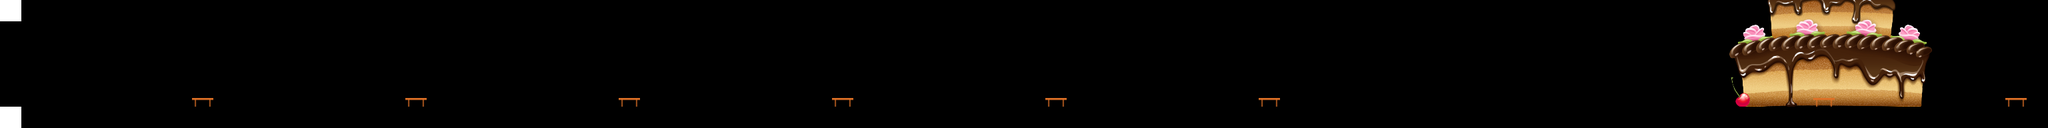

A level layout from a 2D game, rendered from its tile map. Below: a short description, then the map file with tile-grid data replaced by summaries:
An orthogonal 96x6 tile map with 32x32 px tiles, 1 tile layer (Furniture), 2 image layers and 1 object.

<map version="1.9" tiledversion="1.9.2" orientation="orthogonal" renderorder="right-up" width="96" height="6" tilewidth="32" tileheight="32" infinite="0" nextlayerid="7" nextobjectid="3">
 <tileset firstgid="1" source="Furniture.tsx" />
 <imagelayer id="2" name="Background" tintcolor="#314e7a" repeatx="1" repeaty="1">
  <image source="assets/images/background/white.jpg" width="32" height="32" />
 </imagelayer>
 <imagelayer id="3" name="Floor" offsetx="0" offsety="160" repeatx="1">
  <image source="assets/images/background/white.jpg" width="32" height="32" />
 </imagelayer>
 <layer id="4" name="Furniture" width="96" height="6">
  <data>[576 cells, 9 non-empty, 2 distinct tile ids]</data>
 </layer>
 <objectgroup id="5" name="Collision">
  <object id="1" x="0" y="160" width="2048" height="32" />
 </objectgroup>
 <objectgroup id="6" name="Cakes" />
</map>